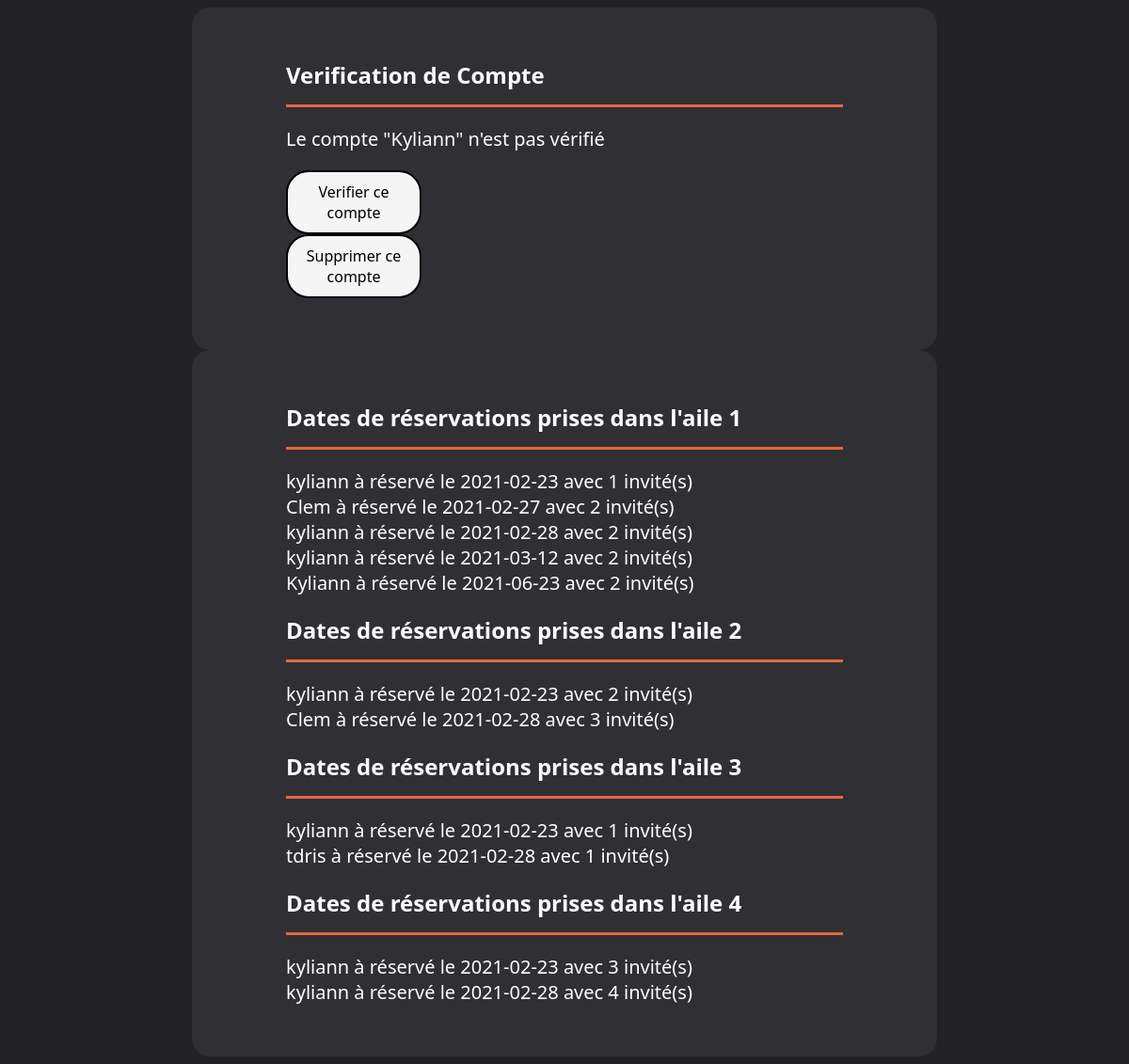
The page /PHP/PageAdmin.php on the database its author committed.
### tables this page shows
CREATE TABLE `aile1` (
  `Login` text NOT NULL,
  `dateReservation` text NOT NULL,
  `NbrInvite` int(11) NOT NULL,
  `type` text NOT NULL
);

CREATE TABLE `aile2` (
  `Login` text NOT NULL,
  `dateReservation` text NOT NULL,
  `NbrInvite` int(11) NOT NULL,
  `type` text NOT NULL
);

CREATE TABLE `aile3` (
  `Login` text NOT NULL,
  `dateReservation` text NOT NULL,
  `NbrInvite` int(11) NOT NULL,
  `type` text NOT NULL
);

CREATE TABLE `aile4` (
  `Login` text NOT NULL,
  `dateReservation` text NOT NULL,
  `NbrInvite` int(11) NOT NULL,
  `type` text NOT NULL
);

### PHP/PageAdmin.php (the view, shortened to what this page needs)
<!DOCTYPE html>
<html lang="fr">
    <head>
    <link rel="stylesheet" href="../CSS/styleAdmin.css" />
    <?php
    include("mysqlinfo.php");
    $mysqli = new mysqli($servername, $username, $password, $myDB);
    $str1 = " à réservé le ";
    $str2 = " avec ";
    $str3 = " invité(s) ";
    $sql = "SELECT * FROM aile1;";
    $sqlA2 = "SELECT * FROM aile2;";
    $sqlA3 = "SELECT * FROM aile3;";
    $sqlA4 = "SELECT * FROM aile4;";
    $sql2 = "SELECT login, Verified FROM inscription WHERE Verified = 'false';";
    $query = $mysqli->query($sql);
    $queryA2 = $mysqli->query($sqlA2);
    $queryA3 = $mysqli->query($sqlA3);
    $queryA4 = $mysqli->query($sqlA4);
    $query2 = $mysqli->query($sql2);
    while($result2 = $query2->fetch_assoc()){
        $arrayloginInscription[] =$result2['login'];
    }
    ?>
    </head>
    <body>
    <div>
        <h2>Verification de Compte</h2>
        <p>
                <?php
                    foreach($arrayloginInscription as $value){
                                echo '<p>Le compte "'.$value.'" n\'est pas vérifié</p><a href="verifiedInscription.php?verified=true&value='.$value.'">Verifier ce compte</a></br><a href="verifiedInscription.php?verified=false&value='.$value.'">Supprimer ce compte</a>';
                            }
                ?>
            </p>
    </div>
        <div>
            <h2>Dates de réservations prises dans l'aile 1</h2>
            <p>
                <?php
                    while($result = $query->fetch_assoc()){
                        echo nl2br($result['Login'].$str1.$result['dateReservation'].$str2.$result['NbrInvite'].$str3. "\n");
                    }
                ?>
            </p>
            <h2>Dates de réservations prises dans l'aile 2</h2>
            <p>
                <?php
                    while($resultA2 = $queryA2->fetch_assoc()){
                        echo nl2br($resultA2['Login'].$str1.$resultA2['dateReservation'].$str2.$resultA2['NbrInvite'].$str3. "\n");
                    }
                ?>
            </p>
            <h2>Dates de réservations prises dans l'aile 3</h2>
            <p>
                <?php
                    while($resultA3 = $queryA3->fetch_assoc()){
                        echo nl2br($resultA3['Login'].$str1.$resultA3['dateReservation'].$str2.$resultA3['NbrInvite'].$str3. "\n");
                    }
                ?>
            </p>
            <h2>Dates de réservations prises dans l'aile 4</h2>
            <p>
                <?php
                    while($resultA4 = $queryA4->fetch_assoc()){
                        echo nl2br($resultA4['Login'].$str1.$resultA4['dateReservation'].$str2.$resultA4['NbrInvite'].$str3. "\n");
                    }
                ?>
            </p>
        </div>
    </body>
</html>

### CSS/styleAdmin.css (style rules this page uses)
html { overflow-x: hidden; scroll-behavior: smooth; background-color: #232227; font-family: system-ui; }
div { margin: 0 auto; color: white; background-color: #ffffff0f; padding: 100px; padding-bottom: 35px; padding-top: 35px; width: 50%; border-radius: 20px; }
div h2 { padding-bottom: 15px; border-bottom: 3px solid #e76642; }
div p { text-align: left; font-size: 20px; }
div a { border-radius: 2vw; justify-content: center; text-align: center; width: 10vw; display: inline-flex; padding: 10px; background-color: whitesmoke; color: black; text-decoration: none; border: 2px black solid; }

### rows shown on the page
aile1: Login+dateReservation+NbrInvite "kyliann à réservé le 2021-02-23 avec 1 invité(s)"
aile1: Login+dateReservation+NbrInvite "Clem à réservé le 2021-02-27 avec 2 invité(s)"
aile1: Login+dateReservation+NbrInvite "kyliann à réservé le 2021-02-28 avec 2 invité(s)"
aile1: Login+dateReservation+NbrInvite "kyliann à réservé le 2021-03-12 avec 2 invité(s)"
aile1: Login+dateReservation+NbrInvite "Kyliann à réservé le 2021-06-23 avec 2 invité(s)"
aile2: Login+dateReservation+NbrInvite "kyliann à réservé le 2021-02-23 avec 2 invité(s)"
aile2: Login+dateReservation+NbrInvite "Clem à réservé le 2021-02-28 avec 3 invité(s)"
aile3: Login+dateReservation+NbrInvite "kyliann à réservé le 2021-02-23 avec 1 invité(s)"
aile3: Login+dateReservation+NbrInvite "tdris à réservé le 2021-02-28 avec 1 invité(s)"
aile4: Login+dateReservation+NbrInvite "kyliann à réservé le 2021-02-23 avec 3 invité(s)"
aile4: Login+dateReservation+NbrInvite "kyliann à réservé le 2021-02-28 avec 4 invité(s)"

### other values the page prints
$value "Kyliann"
